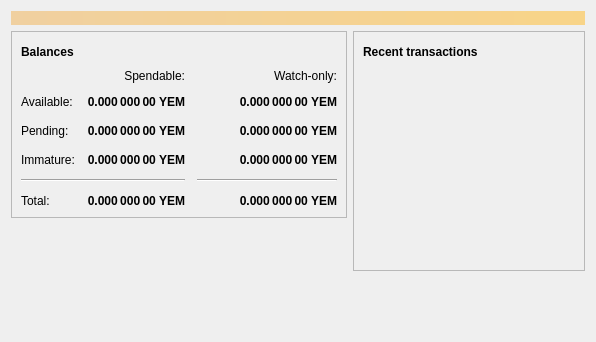
<?xml version="1.0" encoding="UTF-8"?>
<ui version="4.0">
 <class>OverviewPage</class>
 <widget class="QWidget" name="OverviewPage">
  <property name="geometry">
   <rect>
    <x>0</x>
    <y>0</y>
    <width>596</width>
    <height>342</height>
   </rect>
  </property>
  <property name="windowTitle">
   <string>Form</string>
  </property>
  <layout class="QVBoxLayout" name="topLayout">
   <item>
    <widget class="QLabel" name="labelAlerts">
     <property name="visible">
      <bool>false</bool>
     </property>
     <property name="styleSheet">
      <string notr="true">QLabel { background-color: qlineargradient(x1: 0, y1: 0, x2: 1, y2: 0, stop:0 #F0D0A0, stop:1 #F8D488); color:#000000; }</string>
     </property>
     <property name="wordWrap">
      <bool>true</bool>
     </property>
     <property name="margin">
      <number>3</number>
     </property>
     <property name="textInteractionFlags">
      <set>Qt::TextSelectableByMouse</set>
     </property>
    </widget>
   </item>
   <item>
    <layout class="QHBoxLayout" name="horizontalLayout" stretch="1,1">
     <item>
      <layout class="QVBoxLayout" name="verticalLayout_2">
       <item>
        <widget class="QFrame" name="frame">
         <property name="frameShape">
          <enum>QFrame::StyledPanel</enum>
         </property>
         <property name="frameShadow">
          <enum>QFrame::Raised</enum>
         </property>
         <layout class="QVBoxLayout" name="verticalLayout_4">
          <item>
           <layout class="QHBoxLayout" name="horizontalLayout_4">
            <item>
             <widget class="QLabel" name="label_5">
              <property name="font">
               <font>
                <weight>75</weight>
                <bold>true</bold>
               </font>
              </property>
              <property name="text">
               <string>Balances</string>
              </property>
             </widget>
            </item>
            <item>
             <widget class="QPushButton" name="labelWalletStatus">
              <property name="enabled">
               <bool>true</bool>
              </property>
              <property name="maximumSize">
               <size>
                <width>30</width>
                <height>16777215</height>
               </size>
              </property>
              <property name="toolTip">
               <string>The displayed information may be out of date. Your wallet automatically synchronizes with the Phishcoin network after a connection is established, but this process has not completed yet.</string>
              </property>
              <property name="text">
               <string/>
              </property>
              <property name="icon">
               <iconset resource="../bitcoin.qrc">
                <normaloff>:/icons/warning</normaloff>
                <disabledoff>:/icons/warning</disabledoff>:/icons/warning</iconset>
              </property>
              <property name="iconSize">
               <size>
                <width>24</width>
                <height>24</height>
               </size>
              </property>
              <property name="flat">
               <bool>true</bool>
              </property>
             </widget>
            </item>
            <item>
             <spacer name="horizontalSpacer_3">
              <property name="orientation">
               <enum>Qt::Horizontal</enum>
              </property>
              <property name="sizeHint" stdset="0">
               <size>
                <width>40</width>
                <height>20</height>
               </size>
              </property>
             </spacer>
            </item>
           </layout>
          </item>
          <item>
           <layout class="QGridLayout" name="gridLayout">
            <property name="spacing">
             <number>12</number>
            </property>
            <item row="2" column="2">
             <widget class="QLabel" name="labelWatchPending">
              <property name="font">
               <font>
                <weight>75</weight>
                <bold>true</bold>
               </font>
              </property>
              <property name="cursor">
               <cursorShape>IBeamCursor</cursorShape>
              </property>
              <property name="toolTip">
               <string>Unconfirmed transactions to watch-only addresses</string>
              </property>
              <property name="text">
               <string notr="true">0.000 000 00 YEM</string>
              </property>
              <property name="alignment">
               <set>Qt::AlignRight|Qt::AlignTrailing|Qt::AlignVCenter</set>
              </property>
              <property name="textInteractionFlags">
               <set>Qt::LinksAccessibleByMouse|Qt::TextSelectableByKeyboard|Qt::TextSelectableByMouse</set>
              </property>
             </widget>
            </item>
            <item row="2" column="1">
             <widget class="QLabel" name="labelUnconfirmed">
              <property name="font">
               <font>
                <weight>75</weight>
                <bold>true</bold>
               </font>
              </property>
              <property name="cursor">
               <cursorShape>IBeamCursor</cursorShape>
              </property>
              <property name="toolTip">
               <string>Total of transactions that have yet to be confirmed, and do not yet count toward the spendable balance</string>
              </property>
              <property name="text">
               <string notr="true">0.000 000 00 YEM</string>
              </property>
              <property name="alignment">
               <set>Qt::AlignRight|Qt::AlignTrailing|Qt::AlignVCenter</set>
              </property>
              <property name="textInteractionFlags">
               <set>Qt::LinksAccessibleByMouse|Qt::TextSelectableByKeyboard|Qt::TextSelectableByMouse</set>
              </property>
             </widget>
            </item>
            <item row="3" column="2">
             <widget class="QLabel" name="labelWatchImmature">
              <property name="font">
               <font>
                <weight>75</weight>
                <bold>true</bold>
               </font>
              </property>
              <property name="cursor">
               <cursorShape>IBeamCursor</cursorShape>
              </property>
              <property name="toolTip">
               <string>Mined balance in watch-only addresses that has not yet matured</string>
              </property>
              <property name="text">
               <string notr="true">0.000 000 00 YEM</string>
              </property>
              <property name="alignment">
               <set>Qt::AlignRight|Qt::AlignTrailing|Qt::AlignVCenter</set>
              </property>
              <property name="textInteractionFlags">
               <set>Qt::LinksAccessibleByMouse|Qt::TextSelectableByKeyboard|Qt::TextSelectableByMouse</set>
              </property>
             </widget>
            </item>
            <item row="4" column="0" colspan="2">
             <widget class="Line" name="line">
              <property name="orientation">
               <enum>Qt::Horizontal</enum>
              </property>
             </widget>
            </item>
            <item row="4" column="2">
             <widget class="Line" name="lineWatchBalance">
              <property name="sizePolicy">
               <sizepolicy hsizetype="Preferred" vsizetype="Fixed">
                <horstretch>0</horstretch>
                <verstretch>0</verstretch>
               </sizepolicy>
              </property>
              <property name="minimumSize">
               <size>
                <width>140</width>
                <height>0</height>
               </size>
              </property>
              <property name="orientation">
               <enum>Qt::Horizontal</enum>
              </property>
             </widget>
            </item>
            <item row="5" column="0">
             <widget class="QLabel" name="labelTotalText">
              <property name="text">
               <string>Total:</string>
              </property>
             </widget>
            </item>
            <item row="3" column="1">
             <widget class="QLabel" name="labelImmature">
              <property name="font">
               <font>
                <weight>75</weight>
                <bold>true</bold>
               </font>
              </property>
              <property name="cursor">
               <cursorShape>IBeamCursor</cursorShape>
              </property>
              <property name="toolTip">
               <string>Mined balance that has not yet matured</string>
              </property>
              <property name="text">
               <string notr="true">0.000 000 00 YEM</string>
              </property>
              <property name="alignment">
               <set>Qt::AlignRight|Qt::AlignTrailing|Qt::AlignVCenter</set>
              </property>
              <property name="textInteractionFlags">
               <set>Qt::LinksAccessibleByMouse|Qt::TextSelectableByKeyboard|Qt::TextSelectableByMouse</set>
              </property>
             </widget>
            </item>
            <item row="2" column="3">
             <spacer name="horizontalSpacer_2">
              <property name="orientation">
               <enum>Qt::Horizontal</enum>
              </property>
              <property name="sizeHint" stdset="0">
               <size>
                <width>40</width>
                <height>20</height>
               </size>
              </property>
             </spacer>
            </item>
            <item row="3" column="0">
             <widget class="QLabel" name="labelImmatureText">
              <property name="text">
               <string>Immature:</string>
              </property>
             </widget>
            </item>
            <item row="5" column="1">
             <widget class="QLabel" name="labelTotal">
              <property name="font">
               <font>
                <weight>75</weight>
                <bold>true</bold>
               </font>
              </property>
              <property name="cursor">
               <cursorShape>IBeamCursor</cursorShape>
              </property>
              <property name="toolTip">
               <string>Your current total balance</string>
              </property>
              <property name="text">
               <string notr="true">0.000 000 00 YEM</string>
              </property>
              <property name="alignment">
               <set>Qt::AlignRight|Qt::AlignTrailing|Qt::AlignVCenter</set>
              </property>
              <property name="textInteractionFlags">
               <set>Qt::LinksAccessibleByMouse|Qt::TextSelectableByKeyboard|Qt::TextSelectableByMouse</set>
              </property>
             </widget>
            </item>
            <item row="5" column="2">
             <widget class="QLabel" name="labelWatchTotal">
              <property name="font">
               <font>
                <weight>75</weight>
                <bold>true</bold>
               </font>
              </property>
              <property name="cursor">
               <cursorShape>IBeamCursor</cursorShape>
              </property>
              <property name="toolTip">
               <string>Current total balance in watch-only addresses</string>
              </property>
              <property name="text">
               <string notr="true">0.000 000 00 YEM</string>
              </property>
              <property name="alignment">
               <set>Qt::AlignRight|Qt::AlignTrailing|Qt::AlignVCenter</set>
              </property>
              <property name="textInteractionFlags">
               <set>Qt::LinksAccessibleByMouse|Qt::TextSelectableByKeyboard|Qt::TextSelectableByMouse</set>
              </property>
             </widget>
            </item>
            <item row="0" column="2">
             <widget class="QLabel" name="labelWatchonly">
              <property name="text">
               <string>Watch-only:</string>
              </property>
              <property name="alignment">
               <set>Qt::AlignRight|Qt::AlignTrailing|Qt::AlignVCenter</set>
              </property>
             </widget>
            </item>
            <item row="1" column="0">
             <widget class="QLabel" name="labelBalanceText">
              <property name="text">
               <string>Available:</string>
              </property>
             </widget>
            </item>
            <item row="1" column="1">
             <widget class="QLabel" name="labelBalance">
              <property name="font">
               <font>
                <weight>75</weight>
                <bold>true</bold>
               </font>
              </property>
              <property name="cursor">
               <cursorShape>IBeamCursor</cursorShape>
              </property>
              <property name="toolTip">
               <string>Your current spendable balance</string>
              </property>
              <property name="text">
               <string notr="true">0.000 000 00 YEM</string>
              </property>
              <property name="alignment">
               <set>Qt::AlignRight|Qt::AlignTrailing|Qt::AlignVCenter</set>
              </property>
              <property name="textInteractionFlags">
               <set>Qt::LinksAccessibleByMouse|Qt::TextSelectableByKeyboard|Qt::TextSelectableByMouse</set>
              </property>
             </widget>
            </item>
            <item row="1" column="2">
             <widget class="QLabel" name="labelWatchAvailable">
              <property name="font">
               <font>
                <weight>75</weight>
                <bold>true</bold>
               </font>
              </property>
              <property name="cursor">
               <cursorShape>IBeamCursor</cursorShape>
              </property>
              <property name="toolTip">
               <string>Your current balance in watch-only addresses</string>
              </property>
              <property name="text">
               <string notr="true">0.000 000 00 YEM</string>
              </property>
              <property name="alignment">
               <set>Qt::AlignRight|Qt::AlignTrailing|Qt::AlignVCenter</set>
              </property>
              <property name="textInteractionFlags">
               <set>Qt::LinksAccessibleByMouse|Qt::TextSelectableByKeyboard|Qt::TextSelectableByMouse</set>
              </property>
             </widget>
            </item>
            <item row="2" column="0">
             <widget class="QLabel" name="labelPendingText">
              <property name="text">
               <string>Pending:</string>
              </property>
             </widget>
            </item>
            <item row="0" column="1">
             <widget class="QLabel" name="labelSpendable">
              <property name="text">
               <string>Spendable:</string>
              </property>
              <property name="alignment">
               <set>Qt::AlignRight|Qt::AlignTrailing|Qt::AlignVCenter</set>
              </property>
             </widget>
            </item>
           </layout>
          </item>
         </layout>
        </widget>
       </item>
       <item>
        <spacer name="verticalSpacer">
         <property name="orientation">
          <enum>Qt::Vertical</enum>
         </property>
         <property name="sizeHint" stdset="0">
          <size>
           <width>20</width>
           <height>40</height>
          </size>
         </property>
        </spacer>
       </item>
      </layout>
     </item>
     <item>
      <layout class="QVBoxLayout" name="verticalLayout_3">
       <item>
        <widget class="QFrame" name="frame_2">
         <property name="frameShape">
          <enum>QFrame::StyledPanel</enum>
         </property>
         <property name="frameShadow">
          <enum>QFrame::Raised</enum>
         </property>
         <layout class="QVBoxLayout" name="verticalLayout">
          <item>
           <layout class="QHBoxLayout" name="horizontalLayout_2">
            <item>
             <widget class="QLabel" name="label_4">
              <property name="font">
               <font>
                <weight>75</weight>
                <bold>true</bold>
               </font>
              </property>
              <property name="text">
               <string>Recent transactions</string>
              </property>
             </widget>
            </item>
            <item>
             <widget class="QPushButton" name="labelTransactionsStatus">
              <property name="enabled">
               <bool>true</bool>
              </property>
              <property name="maximumSize">
               <size>
                <width>30</width>
                <height>16777215</height>
               </size>
              </property>
              <property name="toolTip">
               <string>The displayed information may be out of date. Your wallet automatically synchronizes with the Phishcoin network after a connection is established, but this process has not completed yet.</string>
              </property>
              <property name="text">
               <string/>
              </property>
              <property name="icon">
               <iconset resource="../bitcoin.qrc">
                <normaloff>:/icons/warning</normaloff>
                <disabledoff>:/icons/warning</disabledoff>:/icons/warning</iconset>
              </property>
              <property name="iconSize">
               <size>
                <width>24</width>
                <height>24</height>
               </size>
              </property>
              <property name="flat">
               <bool>true</bool>
              </property>
             </widget>
            </item>
            <item>
             <spacer name="horizontalSpacer">
              <property name="orientation">
               <enum>Qt::Horizontal</enum>
              </property>
              <property name="sizeHint" stdset="0">
               <size>
                <width>40</width>
                <height>20</height>
               </size>
              </property>
             </spacer>
            </item>
           </layout>
          </item>
          <item>
           <widget class="QListView" name="listTransactions">
            <property name="styleSheet">
             <string notr="true">QListView { background: transparent; }</string>
            </property>
            <property name="frameShape">
             <enum>QFrame::NoFrame</enum>
            </property>
            <property name="verticalScrollBarPolicy">
             <enum>Qt::ScrollBarAlwaysOff</enum>
            </property>
            <property name="horizontalScrollBarPolicy">
             <enum>Qt::ScrollBarAlwaysOff</enum>
            </property>
            <property name="selectionMode">
             <enum>QAbstractItemView::NoSelection</enum>
            </property>
           </widget>
          </item>
         </layout>
        </widget>
       </item>
       <item>
        <spacer name="verticalSpacer_2">
         <property name="orientation">
          <enum>Qt::Vertical</enum>
         </property>
         <property name="sizeHint" stdset="0">
          <size>
           <width>20</width>
           <height>40</height>
          </size>
         </property>
        </spacer>
       </item>
      </layout>
     </item>
    </layout>
   </item>
  </layout>
 </widget>
 <resources/>
 <connections/>
</ui>
